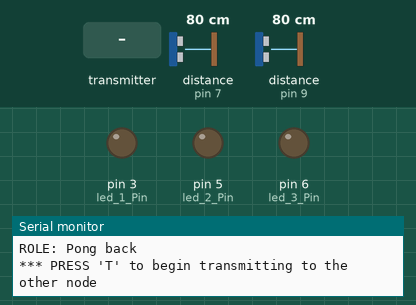
Recording of a sketch running on a simulated Arduino Uno, built with avr-gcc and run on an emulated ATmega328P. On the bench: output pins drawn as LEDs (lit = HIGH), the last lines printed to the serial monitor. Dashed ring = blinking. The inputs (shaded band) are chosen by the test bench; at power-on: distance to the obstacle (sensors on pin 7, pin 9) 80 cm. No radio packets arrive unless stated.

Above: at 1.2 s.
1.3 s: distance to the obstacle (sensor on pin 7) set to 21 cm
2.8 s: distance to the obstacle (sensor on pin 7) set to 18 cm
At 2.91 s:
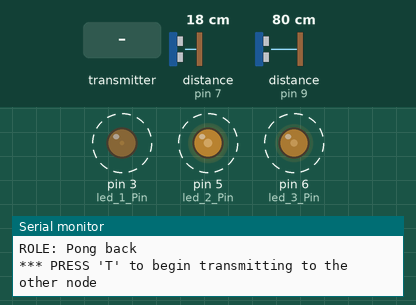
5.8 s: distance to the obstacle (sensor on pin 9) set to 2 cm
At 6.03 s:
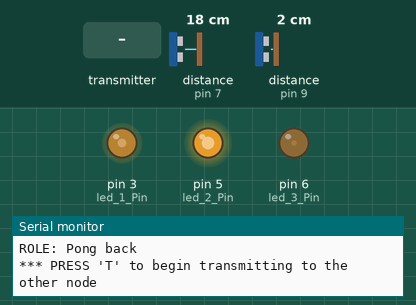
8.8 s: the transmitter starts sending gotByte = 0
At 9.64 s:
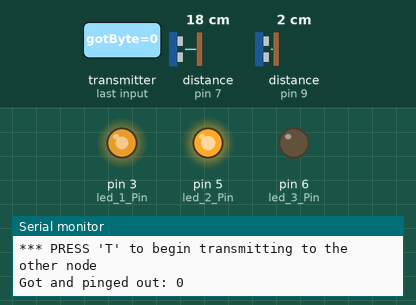
11.8 s: distance to the obstacle (sensor on pin 7) set to 35 cm
14.8 s: distance to the obstacle (sensor on pin 7) set to 2 cm
Timing chart, 0 to 18.8 s (numbered marks = the images above; inputs shaded):
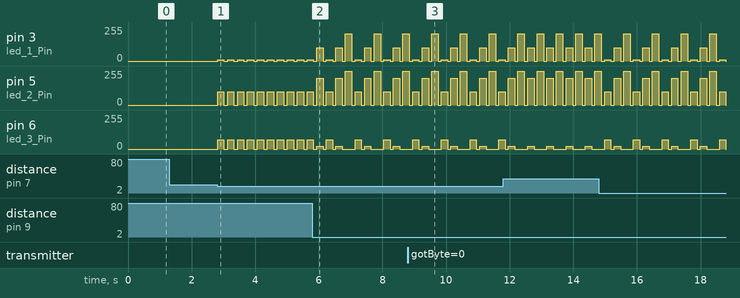

Measured:
- the behaviour switches between 20 and 19 cm on distance to the obstacle (sensor on pin 7) (found by bisection; images 0 and 1)
- after the input at 1.3 s, every drawn part: stays the same
- after the input at 2.8 s, pin 3 (led_1_Pin): alternates 10/255 for 0.20 s and 0/255 for 0.11 s, starting at once; pin 5 (led_2_Pin): alternates 100/255 for 0.20 s and 0/255 for 0.11 s, starting at once; pin 6 (led_3_Pin): alternates 70/255 for 0.20 s and 0/255 for 0.11 s, starting at once

The sketch:

pingpair_ack_reciever_nrf24_sonars.ino
```cpp
/*
  Dmytro's reciever,  catch command from another controller, blink led to confirm recieving a right command, then controll stepper motor and distance
  based on RF24/pingpair_ack
*/


#include <SPI.h>
#include "nRF24L01.h"
#include "RF24.h"
#include "printf.h"
#include <NewPing.h>

// Hardware configuration: Set up nRF24L01 radio on SPI bus plus pins
RF24 radio(A0, 10);

NewPing sonar_left(2, 7, 20);
NewPing sonar_right(8, 9, 20);

unsigned short int left_sonar_distance;
unsigned short int right_sonar_distance;

// rgb - led pin configure
int led_1_Pin = 3;
int led_2_Pin = 5;
int led_3_Pin = 6;

// Topology
const uint64_t pipes[2] = { 0xABCDABCD71LL, 0x544d52687CLL };              // Radio pipe addresses for the 2 nodes to communicate.

// Role management: Set up role.  This sketch uses the same software for all the nodes
// in this system.  Doing so greatly simplifies testing.

typedef enum { role_ping_out = 1, role_pong_back } role_e;                 // The various roles supported by this sketch
const char* role_friendly_name[] = { "invalid", "Ping out", "Pong back"};  // The debug-friendly names of those roles
role_e role = role_pong_back;                                              // The role of the current running sketch

// A single byte to keep track of the data being sent back and forth
byte counter = 1;

void setup() {
  pinMode(led_1_Pin, OUTPUT);
  pinMode(led_2_Pin, OUTPUT);
  pinMode(led_3_Pin, OUTPUT);
  analogWrite(led_1_Pin, 0);
  analogWrite(led_2_Pin, 0);
  analogWrite(led_3_Pin, 0);

  Serial.begin(115200);
  printf_begin();
  Serial.print(F("\n\rRF24/examples/pingpair_ack/\n\rROLE: "));
  Serial.println(role_friendly_name[role]);
  Serial.println(F("*** PRESS 'T' to begin transmitting to the other node"));

  // Setup and configure rf radio

  radio.begin();
  radio.setAutoAck(1);                    // Ensure autoACK is enabled
  radio.enableAckPayload();               // Allow optional ack payloads
  radio.setRetries(0, 15);                // Smallest time between retries, max no. of retries
  radio.setPayloadSize(1);                // Here we are sending 1-byte payloads to test the call-response speed
  radio.openWritingPipe(pipes[1]);        // Both radios listen on the same pipes by default, and switch when writing
  radio.openReadingPipe(1, pipes[0]);
  radio.startListening();                 // Start listening
  radio.printDetails();                   // Dump the configuration of the rf unit for debugging

}

void setColor_blink(int red, int green, int blue, int count)
{
  int iterator = 0;
  while (iterator < count)
  {
    //Serial.println(count);
    analogWrite(led_1_Pin, red);
    analogWrite(led_2_Pin, green);
    analogWrite(led_3_Pin, blue);
    delay(200);
    analogWrite(led_1_Pin, 0);
    analogWrite(led_2_Pin, 0);
    analogWrite(led_3_Pin, 0);
    delay(100);
    iterator++;
  }
}

void loop(void) {
  // Pong back role.  Receive each packet, dump it out, and send it back

  byte pipeNo;
  byte gotByte;                                       // Dump the payloads until we've gotten everything
  while ( radio.available(&pipeNo)) {
    radio.read( &gotByte, 1 );
    radio.writeAckPayload(pipeNo, &gotByte, 1 );

    Serial.print("Got and pinged out: ");
    Serial.println( gotByte);

    switch (gotByte) {
      case 1:
        setColor_blink(255, 0, 0, 1);
        break;
      case 3:
        setColor_blink(255, 0, 0, 3);
        break;
      case 4:
        setColor_blink(0, 255, 0, 1);
        break;
      case 5:
        setColor_blink(0, 255, 0, 2);
        break;
      case 6:
        setColor_blink(0, 255, 0, 3);
        break;
      case 7:
        setColor_blink(0, 0, 255, 1);
        break;
      case 8:
        setColor_blink(0, 0, 255, 2);
        break;
      case 9:
        setColor_blink(0, 0, 255, 3);
        break;
      default:

        break;
    }
  }

  left_sonar_distance = sonar_left.ping_cm(200);
  right_sonar_distance = sonar_right.ping_cm(200);
  if ((left_sonar_distance < 20) &&  (left_sonar_distance > 0))
  {
    setColor_blink(10, 100, 70, 1);
  }
  if (sonar_right.ping_cm(200) < 20)  setColor_blink(100, 200, 20, 1);
  if ((right_sonar_distance < 20) &&  (right_sonar_distance > 0))
  {
    setColor_blink(204, 255, 0, 1);
  }
}
```
